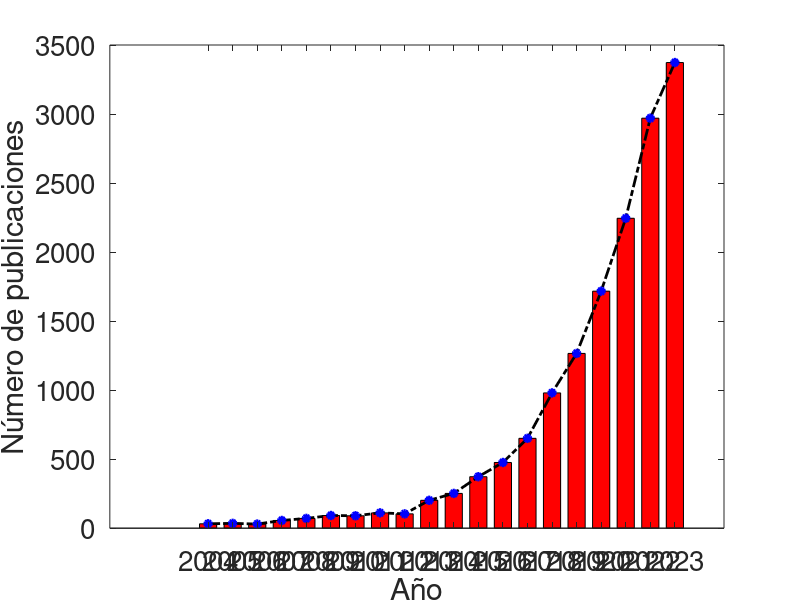

Recreate this plot in MATLAB.
clear;

% Representación del número de publicaciones de artículos de HEAs por año.

N_public = [32, 35, 30, 56, 71, 92, 90, 111, 104, 202, 252, 373, 476, 651, 980, 1266, 1717, 2245, 2970, 3373];
Anio = [2004, 2005, 2006, 2007, 2008, 2009, 2010, 2011, 2012, 2013, 2014, 2015, 2016, 2017, 2018, 2019, 2020, 2021, 2022, 2023];

bar(Anio, N_public, 0.7, 'r')
hold on;
plot(Anio, N_public, '-.ok', 'LineWidth', 2,'MarkerSize',5,'MarkerEdgeColor','b','MarkerFaceColor','b')
set(gca, 'FontSize', 20);
xlabel('Año')
ylabel('Número de publicaciones')
set(gca, 'XTick', Anio);

% for i = 1:length(N_public)
%     text(Anio(i), N_public(i), num2str(N_public(i)), 'VerticalAlignment', 'bottom', 'HorizontalAlignment', 'center', 'FontSize', 15)
% end